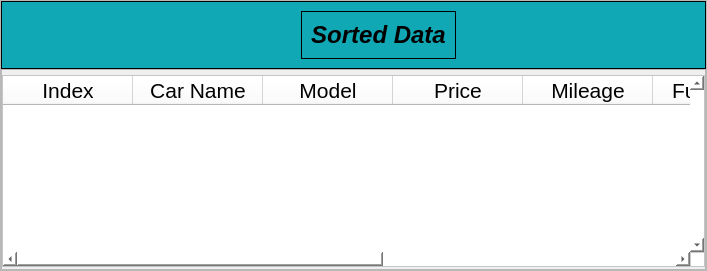
                <widget class="QFrame" name="frame_7">
                 <property name="sizePolicy">
                  <sizepolicy hsizetype="Preferred" vsizetype="Expanding">
                   <horstretch>0</horstretch>
                   <verstretch>7</verstretch>
                  </sizepolicy>
                 </property>
                 <property name="minimumSize">
                  <size>
                   <width>0</width>
                   <height>11</height>
                  </size>
                 </property>
                 <property name="styleSheet">
                  <string notr="true"/>
                 </property>
                 <property name="frameShape">
                  <enum>QFrame::StyledPanel</enum>
                 </property>
                 <property name="frameShadow">
                  <enum>QFrame::Raised</enum>
                 </property>
                 <layout class="QVBoxLayout" name="verticalLayout_6">
                  <property name="spacing">
                   <number>0</number>
                  </property>
                  <property name="leftMargin">
                   <number>0</number>
                  </property>
                  <property name="topMargin">
                   <number>0</number>
                  </property>
                  <property name="rightMargin">
                   <number>0</number>
                  </property>
                  <property name="bottomMargin">
                   <number>0</number>
                  </property>
                  <item>
                   <widget class="QFrame" name="frame_9">
                    <property name="sizePolicy">
                     <sizepolicy hsizetype="Expanding" vsizetype="Expanding">
                      <horstretch>0</horstretch>
                      <verstretch>10</verstretch>
                     </sizepolicy>
                    </property>
                    <property name="styleSheet">
                     <string notr="true">background-color: rgb(17, 168, 182);
border: 1px solid black;</string>
                    </property>
                    <property name="frameShape">
                     <enum>QFrame::StyledPanel</enum>
                    </property>
                    <property name="frameShadow">
                     <enum>QFrame::Raised</enum>
                    </property>
                    <layout class="QHBoxLayout" name="horizontalLayout_4">
                     <item>
                      <spacer name="horizontalSpacer_4">
                       <property name="orientation">
                        <enum>Qt::Horizontal</enum>
                       </property>
                       <property name="sizeHint" stdset="0">
                        <size>
                         <width>290</width>
                         <height>20</height>
                        </size>
                       </property>
                      </spacer>
                     </item>
                     <item>
                      <widget class="QFrame" name="frame_11">
                       <property name="sizePolicy">
                        <sizepolicy hsizetype="Expanding" vsizetype="Preferred">
                         <horstretch>1</horstretch>
                         <verstretch>0</verstretch>
                        </sizepolicy>
                       </property>
                       <property name="frameShape">
                        <enum>QFrame::StyledPanel</enum>
                       </property>
                       <property name="frameShadow">
                        <enum>QFrame::Raised</enum>
                       </property>
                       <layout class="QHBoxLayout" name="horizontalLayout_5">
                        <item>
                         <widget class="QLabel" name="dataLabel">
                          <property name="font">
                           <font>
                            <family>Segoe UI</family>
                            <pointsize>16</pointsize>
                            <weight>75</weight>
                            <italic>true</italic>
                            <bold>true</bold>
                           </font>
                          </property>
                          <property name="styleSheet">
                           <string notr="true">border: none</string>
                          </property>
                          <property name="text">
                           <string>&lt;html&gt;&lt;head/&gt;&lt;body&gt;&lt;p align=&quot;center&quot;&gt;&lt;img src=&quot;:/Icons/whiteIcons/bar-chart.svg&quot;/&gt;&lt;span style=&quot; font-size:18pt;&quot;&gt;Sorted Data&lt;/span&gt;&lt;/p&gt;&lt;/body&gt;&lt;/html&gt;</string>
                          </property>
                         </widget>
                        </item>
                       </layout>
                      </widget>
                     </item>
                     <item>
                      <spacer name="horizontalSpacer_5">
                       <property name="orientation">
                        <enum>Qt::Horizontal</enum>
                       </property>
                       <property name="sizeHint" stdset="0">
                        <size>
                         <width>240</width>
                         <height>15</height>
                        </size>
                       </property>
                      </spacer>
                     </item>
                    </layout>
                   </widget>
                  </item>
                  <item>
                   <widget class="QFrame" name="dataGridFrame">
                    <property name="sizePolicy">
                     <sizepolicy hsizetype="Preferred" vsizetype="Expanding">
                      <horstretch>0</horstretch>
                      <verstretch>60</verstretch>
                     </sizepolicy>
                    </property>
                    <property name="frameShape">
                     <enum>QFrame::StyledPanel</enum>
                    </property>
                    <property name="frameShadow">
                     <enum>QFrame::Raised</enum>
                    </property>
                    <layout class="QHBoxLayout" name="horizontalLayout_6">
                     <property name="spacing">
                      <number>0</number>
                     </property>
                     <property name="leftMargin">
                      <number>0</number>
                     </property>
                     <property name="topMargin">
                      <number>5</number>
                     </property>
                     <property name="rightMargin">
                      <number>0</number>
                     </property>
                     <property name="bottomMargin">
                      <number>2</number>
                     </property>
                     <item>
                      <widget class="QTableWidget" name="tableDataCollector">
                       <property name="sizePolicy">
                        <sizepolicy hsizetype="Expanding" vsizetype="Expanding">
                         <horstretch>0</horstretch>
                         <verstretch>10</verstretch>
                        </sizepolicy>
                       </property>
                       <property name="font">
                        <font>
                         <pointsize>16</pointsize>
                        </font>
                       </property>
                       <property name="styleSheet">
                        <string notr="true">background-color: rgb(255, 255, 255);</string>
                       </property>
                       <property name="verticalScrollBarPolicy">
                        <enum>Qt::ScrollBarAlwaysOn</enum>
                       </property>
                       <property name="horizontalScrollBarPolicy">
                        <enum>Qt::ScrollBarAlwaysOn</enum>
                       </property>
                       <attribute name="horizontalHeaderDefaultSectionSize">
                        <number>100</number>
                       </attribute>
                       <attribute name="horizontalHeaderMinimumSectionSize">
                        <number>130</number>
                       </attribute>
                       <attribute name="horizontalHeaderShowSortIndicator" stdset="0">
                        <bool>true</bool>
                       </attribute>
                       <attribute name="horizontalHeaderStretchLastSection">
                        <bool>true</bool>
                       </attribute>
                       <attribute name="verticalHeaderVisible">
                        <bool>false</bool>
                       </attribute>
                       <attribute name="verticalHeaderDefaultSectionSize">
                        <number>30</number>
                       </attribute>
                       <attribute name="verticalHeaderShowSortIndicator" stdset="0">
                        <bool>false</bool>
                       </attribute>
                       <column>
                        <property name="text">
                         <string>Index</string>
                        </property>
                        <property name="font">
                         <font>
                          <family>Segoe UI</family>
                          <pointsize>16</pointsize>
                         </font>
                        </property>
                        <property name="textAlignment">
                         <set>AlignCenter</set>
                        </property>
                       </column>
                       <column>
                        <property name="text">
                         <string>Car Name</string>
                        </property>
                        <property name="font">
                         <font>
                          <family>Segoe UI</family>
                          <pointsize>16</pointsize>
                         </font>
                        </property>
                        <property name="textAlignment">
                         <set>AlignCenter</set>
                        </property>
                       </column>
                       <column>
                        <property name="text">
                         <string>Model</string>
                        </property>
                        <property name="font">
                         <font>
                          <family>Segoe UI</family>
                          <pointsize>16</pointsize>
                          <weight>50</weight>
                          <italic>false</italic>
                          <bold>false</bold>
                         </font>
                        </property>
                        <property name="textAlignment">
                         <set>AlignCenter</set>
                        </property>
                       </column>
                       <column>
                        <property name="text">
                         <string>Price</string>
                        </property>
                        <property name="font">
                         <font>
                          <family>Segoe UI</family>
                          <pointsize>16</pointsize>
                          <weight>50</weight>
                          <italic>false</italic>
                          <bold>false</bold>
                         </font>
                        </property>
                        <property name="textAlignment">
                         <set>AlignCenter</set>
                        </property>
                       </column>
                       <column>
                        <property name="text">
                         <string>Mileage</string>
                        </property>
                        <property name="font">
                         <font>
                          <family>Segoe UI</family>
                          <pointsize>16</pointsize>
                          <weight>50</weight>
                          <italic>false</italic>
                          <bold>false</bold>
                         </font>
                        </property>
                        <property name="textAlignment">
                         <set>AlignCenter</set>
                        </property>
                       </column>
                       <column>
                        <property name="text">
                         <string>Fuel Type</string>
                        </property>
                        <property name="font">
                         <font>
                          <family>Segoe UI</family>
                          <pointsize>16</pointsize>
                          <weight>50</weight>
                          <italic>false</italic>
                          <bold>false</bold>
                         </font>
                        </property>
                        <property name="textAlignment">
                         <set>AlignCenter</set>
                        </property>
                       </column>
                       <column>
                        <property name="text">
                         <string>Engine</string>
                        </property>
                        <property name="font">
                         <font>
                          <family>Segoe UI</family>
                          <pointsize>16</pointsize>
                          <weight>50</weight>
                          <italic>false</italic>
                          <bold>false</bold>
                         </font>
                        </property>
                        <property name="textAlignment">
                         <set>AlignCenter</set>
                        </property>
                       </column>
                       <column>
                        <property name="text">
                         <string>Transmission</string>
                        </property>
                        <property name="font">
                         <font>
                          <family>Segoe UI</family>
                          <pointsize>16</pointsize>
                          <weight>50</weight>
                          <italic>false</italic>
                          <bold>false</bold>
                         </font>
                        </property>
                        <property name="textAlignment">
                         <set>AlignCenter</set>
                        </property>
                       </column>
                       <column>
                        <property name="text">
                         <string>City</string>
                        </property>
                        <property name="font">
                         <font>
                          <family>Segoe UI</family>
                          <pointsize>16</pointsize>
                          <weight>50</weight>
                          <italic>false</italic>
                          <bold>false</bold>
                         </font>
                        </property>
                        <property name="textAlignment">
                         <set>AlignCenter</set>
                        </property>
                       </column>
                      </widget>
                     </item>
                    </layout>
                   </widget>
                  </item>
                 </layout>
                </widget>
